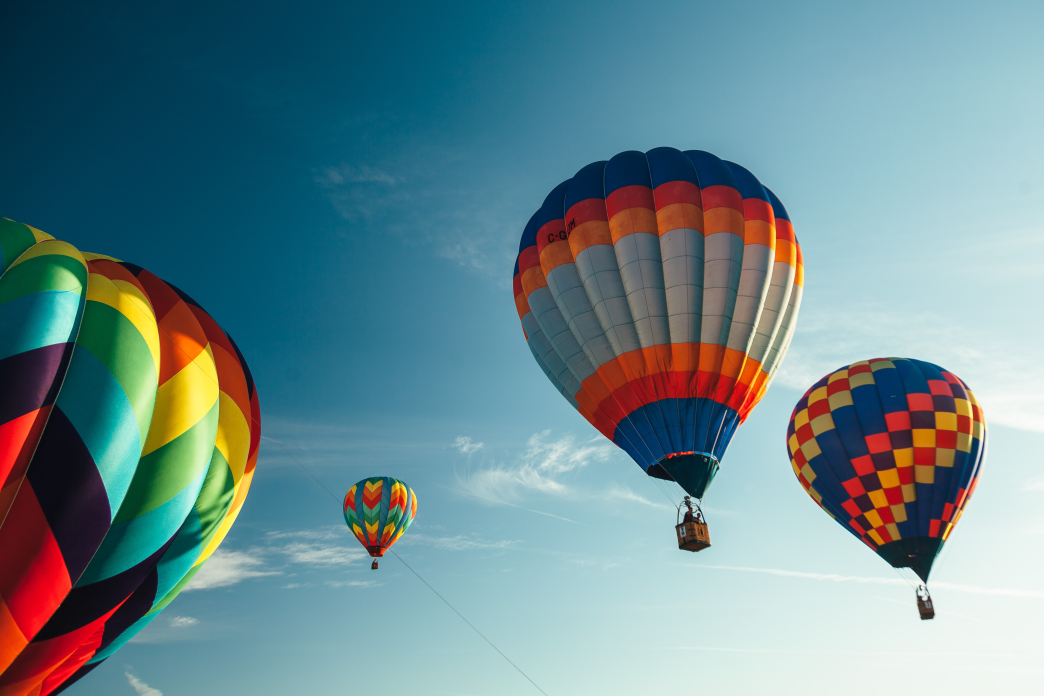
#> input picture Exposure Variation/balloon.jpg, 5218 x 3479 px (shown at 1/5 size)
$ jupyter execute exposure1.ipynb
#> lines starting #> are read from the running program, lines starting #| are printed output that depends on the picture
[cell 1]
import cv2
import numpy as np
import matplotlib.pyplot as plt

[cell 2]
def read_image(path):
    return cv2.imread(path, cv2.IMREAD_COLOR)
def convert_to_hsv(image):
    return cv2.cvtColor(image, cv2.COLOR_BGR2HSV)
def modify_value(image, theta):
    image[:,:,2]=np.clip(image[:,:,2]+theta,0,254).astype(np.uint8)
    return image
def modify_saturation(image,eps,a=-3.2,c=0.4):
    image[:,:,1]=(np.exp(np.log(image[:,:,1]**(1/c)) - np.log((1 - image[:,:,1])**(1/c)) + a * eps))/1 + np.exp(np.log(image[:,:,1]**(1/c)) - np.log((1 - image[:,:,1])**(1/c)) + a * eps)
    image[:,:,1]=np.clip(image[:,:,1],0,255).astype(np.uint8)
    return image

[cell 3]
img_org= cv2.imread("./balloon.jpg",cv2.IMREAD_COLOR)
#> img_org is the input picture: shape (3479, 5218, 3); mean B, G, R 142.9, 136.8, 105.5
plt.imshow(img_org[:,:,::-1])

[cell 4]
img_org_hsv=cv2.cvtColor(img_org,cv2.COLOR_BGR2HSV)
#> img_org_hsv: shape (3479, 5218, 3); mean H, S, V 89.9, 132.2, 159.3
img_org_hsv=modify_value(img_org_hsv,3)
#> in modify_value, `image[:,:,2]=np.clip(image[:,:,2]+theta,0,254).astype(np.uint8)`: image: shape (3479, 5218, 3); mean H, S, V 89.9, 132.2, 159.9
img_org_hsv=modify_saturation(img_org_hsv,1)
#> in modify_saturation, `image[:,:,1]=(np.exp(np.log(image[:,:,1]**(1/c)) - np.log((1 - image[:..`: image: shape (3479, 5218, 3); mean H, S, V 89.9, 28.9, 159.9

[cell 5]
img_org_hsv[:,:,1].max()
#> Out = 247

[cell 6]
plt.imshow(cv2.cvtColor(img_org_hsv,cv2.COLOR_HSV2RGB))
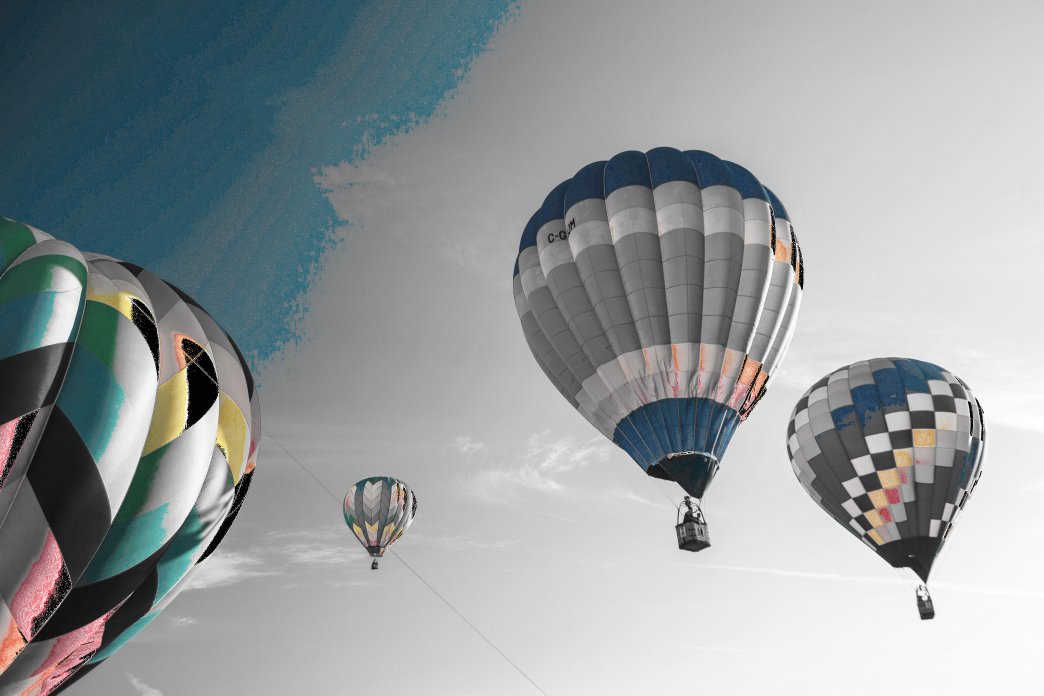
#> shown: shape (3479, 5218, 3) (shown at 1/5 size); mean R, G, B 150.1, 155.9, 157.8
